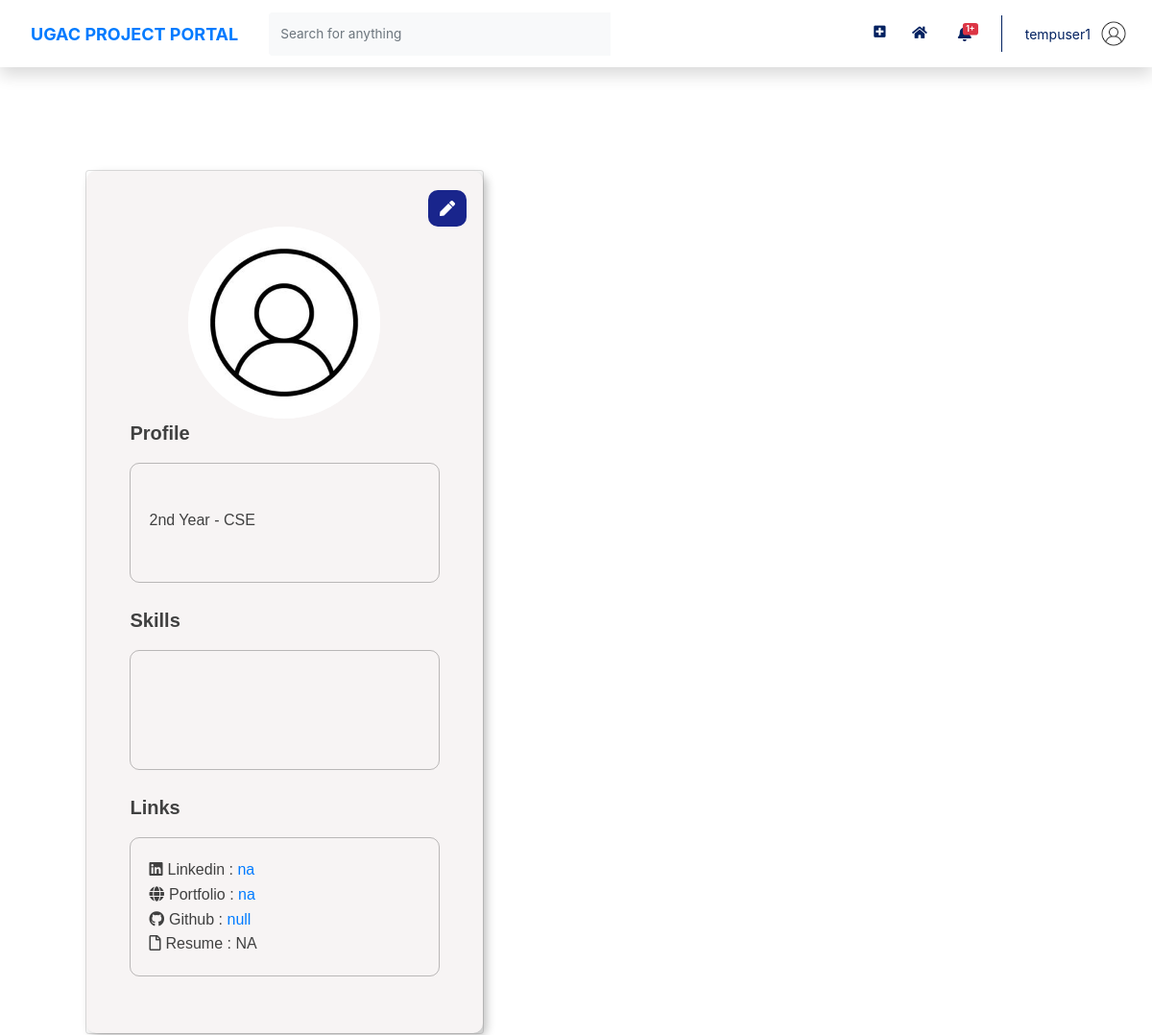
The page /profile/2 (signed in, upper part) on the database as committed earlier.
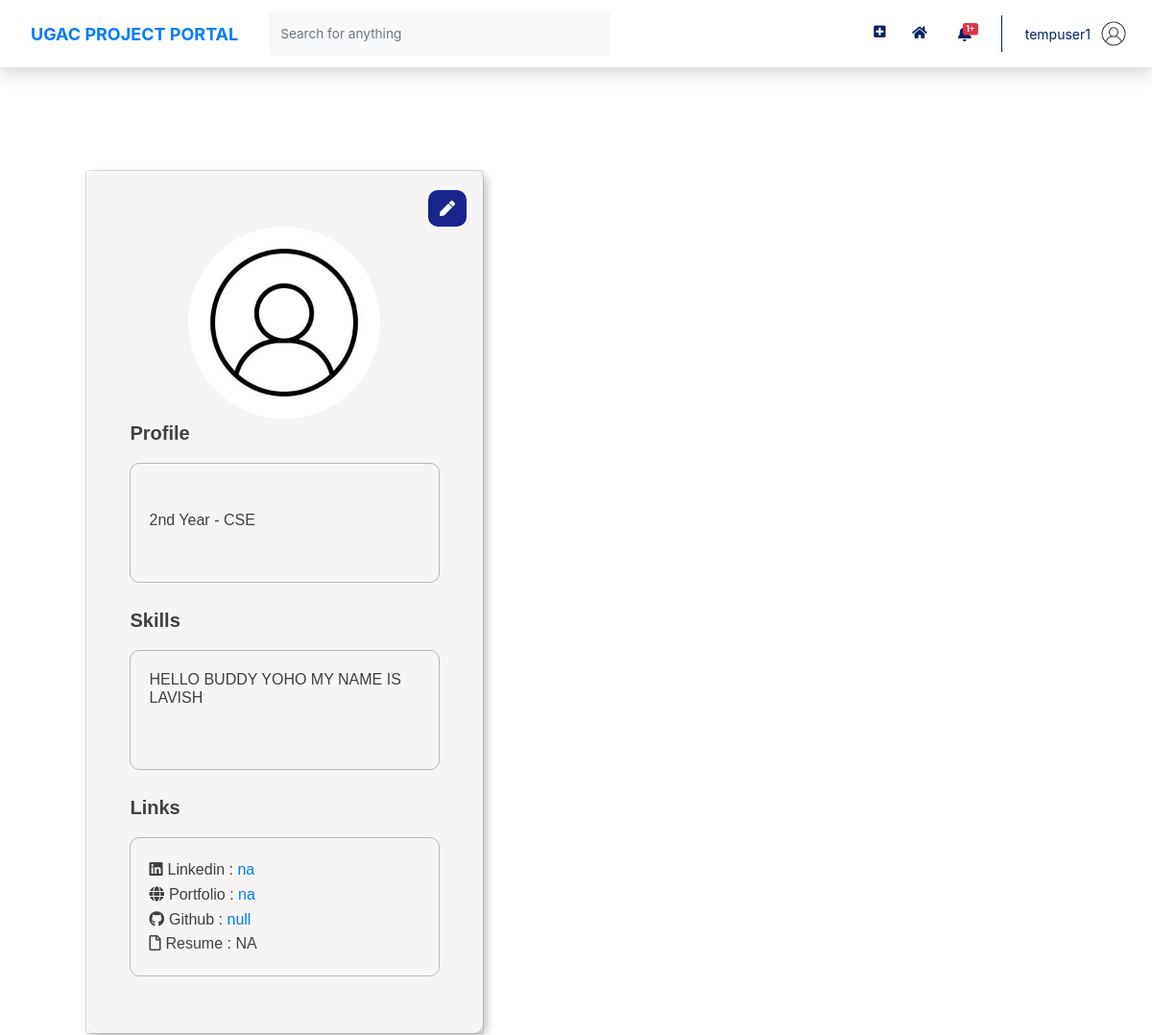
The same page on the database as committed later.
### users/models.py (models this page shows, shortened)
class Profile(models.Model):
    user = models.OneToOneField(User, on_delete=models.CASCADE)
    image = models.ImageField(default = 'default.jpg', upload_to='profile_pics', blank=True)
    rollno = models.CharField(max_length=10)
    year = models.CharField(max_length=30, choices = YEAR_CHOICES)
    branch = models.CharField(max_length=30, choices = BRANCH_CHOICES)
    techskills = models.ManyToManyField(Tag, related_name='techskills')
    starred_projects = models.ManyToManyField(Project, related_name='starred_projects', blank = True)
    liked_projects = models.ManyToManyField(Project, related_name='liked_projects', blank = True)
    cv = models.FileField(blank = True, upload_to='resumes',validators=[FileExtensionValidator(allowed_extensions=['pdf'])])
    linked_in_link = models.CharField(blank=True, max_length=100)
    portfolio_link = models.CharField(blank=True, max_length=100)
    github_link = models.CharField(blank=True, max_length=100)

### home/models.py (models this page shows)
class Tag(models.Model):
    Title = models.CharField(max_length=20)
    def __str__(self):
        return f"{self.Title}"

### users/views.py (the view)
# urls.py: path('profile/', include('users.urls')),
@login_required
def profile(request, user_id):
    user = User.objects.get(id=user_id)
    projects = get_user_projects(user)
    projects_id = get_user_projects_id(user)
    context = {
        'title': 'Profile',
        'projects': projects,
        'projects_id': projects_id,
        'notifications': Notification.objects.filter(user=request.user).order_by('-time'),
        'profile_user': user
    }
    return render(request, 'users/profile.html', context)

### functions.py (called while the page is built)
def get_user_projects(user):
    all_project_list = Project.objects.all().order_by('-DatePosted')
    applied = all_project_list.filter(AlreadyApplied=user)
    floated = all_project_list.filter(FloatedBy=user)
    requested = []
    for apply_request in ApplyRequest.objects.all().filter(User=user).filter(Status = "Pending"):
        requested.append(apply_request.Project)
    starred = user.profile.starred_projects.all()
    return [floated, applied, requested, starred]

### users/templates/users/profile.html (shortened to what this page needs)
{% extends 'home/main.html' %} {% load static %}
{% block customStylesheets %}
<link rel="stylesheet" type="text/css" href="{% static 'users/profile.css' %}">
<link rel="stylesheet" href="https://cdn.jsdelivr.net/npm/bootstrap@4.6.1/dist/css/bootstrap.min.css">
{% endblock customStylesheets %}
{% block content %}
<div class="row profile-row" style="padding-bottom:100px; ">
  <div class="justify-content-center">
    <div class="col-sm-4">
      <div class="card" style="width: 415px; height: 900px; margin-top: 83px;">
        <div class="card-body"
          style="box-shadow: 4px 4px 10px rgba(0, 0, 0, 0.25); background: #F7F4F4; border-radius: 10px;">
          <div class="d-flex flex-column align-items-center text-center">
            <div
              style="background: #19258C; margin-left:340px; box-sizing: border-box; border-radius: 10px; color: white; padding: 0.45rem; width: 2.5rem;">
              <a style="color: white;" href="/profile/edit"><i class="fas fa-pen"></i> </a>
            </div>
            <img src="{{ profile_user.profile.image.url }}" alt=""
              style=" height:200px;height:200px; border-radius: 100%;">
          </div>
          <p
            style="color: #404040; margin-left: 26px; font-family: 'Public Sans', sans-serif; font-style: normal; font-weight: bold; font-size: 20px;">
            Profile</p>
          <div
            style="border: 1px solid rgba(0, 0, 0, 0.25); box-sizing: border-box; border-radius: 10px; margin-left: 25px; margin-right: 25px; height: 125px; ">
            <p
              style="font-family: 'Public Sans', sans-serif;font-style: normal;font-weight: normal;font-size: 16px;line-height: 19px;color: #404040; margin-left: 20px; margin-right: 20px; margin-top: 20px; line-height: 1.6;">
              <br>{{ profile_user.profile.year }} Year - {{ profile_user.profile.branch }}<br>
            </p>
          </div>
          <br>
          <p
            style="color: #404040; margin-left: 26px; font-family: 'Public Sans', sans-serif; font-style: normal; font-weight: bold; font-size: 20px;">
            Skills</p>
          <div
            style="border: 1px solid rgba(0, 0, 0, 0.25); box-sizing: border-box; border-radius: 10px; margin-left: 25px; margin-right: 25px; height: 125px; ">
            <p
              style="font-family: 'Public Sans', sans-serif;font-style: normal;font-weight: normal;font-size: 16px;line-height: 19px;color: #404040; margin-left: 20px; margin-right: 20px; margin-top: 20px;">
              {% for skill in profile_user.profile.techskills.all %}
                {{ skill }}
              {% endfor %}
            </p>
          </div>
          <br>
          <p
            style="color: #404040; margin-left: 26px; font-family: 'Public Sans', sans-serif; font-style: normal; font-weight: bold; font-size: 20px;">
            Links</p>
          <div
            style="border: 1px solid rgba(0, 0, 0, 0.25); box-sizing: border-box; border-radius: 10px; margin-left: 25px; margin-right: 25px; height: 145px; ">
            <p
              style="font-family: 'Public Sans', sans-serif;font-style: normal;font-weight: normal;font-size: 16px;line-height: 19px;color: #404040; margin-left: 20px; margin-right: 20px; margin-top: 20px; line-height: 1.6;">
              <i class="fab fa-linkedin" style="margin-right: 5px;"></i>Linkedin :
              {% if profile_user.profile.linked_in_link|length > 0%}
              <a href={{profile_user.profile.linked_in_link}}
                target="_blank">{{profile_user.profile.linked_in_link}}</a>
              {% else %}
              NA
              {% endif %}
              <br>
              <i class="fas fa-globe" style="margin-right: 5px;"></i>Portfolio :
              {% if profile_user.profile.portfolio_link|length > 0%}
              <a href={{profile_user.profile.portfolio_link}}
                target="_blank">{{profile_user.profile.portfolio_link}}</a>
              {% else %}
              NA
              {% endif %}
              <br>
              <i class="fab fa-github" style="margin-right: 5px;"></i>Github :
              {% if profile_user.profile.github_link|length > 0%}
              <a href={{profile_user.profile.github_link}} target="_blank">{{profile_user.profile.github_link}}</a>
              {% else %}
              NA
              {% endif %}
              <br>
              <i class="far fa-file" style="margin-right: 5px;"></i>Resume :
              {% if profile_user.profile.cv|length > 0%}
              <a href="{{profile_user.profile.cv.url}}" target="_blank">
                Click Here
              </a>
              {% else %}
              NA
              {% endif %}
              <br>
            </p>
          </div>
        </div>
      </div>
    </div>
  </div>
  {% endblock content %}

### home/templates/home/main.html (shortened to what this page needs)
{% extends 'home/base.html' %}
{% load static %}
{% load crispy_forms_tags %}

### home/templates/home/base.html (shortened to what this page needs)
{% load static %}
<!DOCTYPE html>
<html lang="en">
    <head>
        {% block stylesheets %}
        <link rel="stylesheet" type="text/css" href="{% static 'home/style.css' %}">
        <link rel="stylesheet" type="text/css" href="{% static 'home/cards.css' %}">
        {% endblock stylesheets %}
        {% block customStylesheets %}{% endblock customStylesheets %}
        <link rel="stylesheet" href="https://pro.fontawesome.com/releases/v5.10.0/css/all.css" />
    </head>
    {% block mainBlock %}
    <body id="page-top">
        <div id="wrapper">
            <div id="content-wrapper" class="d-flex flex-column">
                <div id="content" style="background: white;">
                    <nav class="navbar navbar-expand navbar-light bg-white topbar mb-4 static-top shadow">
                        <div class="sidebar-brand-text mx-3" style="color: #022160; font-size: large; font-weight: bold"> <a href="/">UGAC PROJECT PORTAL</a></div>
                        <form method="POST" action="{{request.get_full_path}}" class="d-none d-sm-inline-block form-inline mr-auto ml-md-3 my-2 my-md-0 mw-100 navbar-search">
                            <div class="input-group">
                                <input type="text" class="form-control bg-light border-0 small" placeholder="Search for anything" aria-label="Search" aria-describedby="basic-addon2" name="search">
                                <div class="input-group-append">
                                </div>
                            </div>
                        </form>
                        <ul class="navbar-nav ml-auto">
                            <div class="notif-tooltip">
                                <a class="nav-link" href="/project/new">
                                    <i class="fas fa-plus-square fa-sm fa-fw mr-2 text-gray-400" style="margin-top: 18px;"></i>
                                </a>
                            </div>
                            <div class="notif-tooltip">
                                <a class="nav-link" href="{% url 'home' %}" role="button" style="margin-top: 13px;">
                                    <i class="fas fa-home fa-fw fa-sm mr-2 text-gray-400"></i>
                                </a>
                            </div>
                            <li class="nav-item dropdown no-arrow mx-1">
                                <a class="nav-link dropdown-toggle notif-tooltip" id="alertsDropdown" role="button" data-toggle="dropdown" aria-haspopup="true" aria-expanded="false">
                                    {% if notifications.count != 0 %}
                                    <span class="badge badge-danger badge-counter">
                                        {{notifications.count}}+
                                    </span> {% endif %}
                                </a>
                            </li>
                            <li class="nav-item dropdown no-arrow">
                                <a class="nav-link dropdown-toggle" id="userDropdown" role="button" data-toggle="dropdown" aria-haspopup="true" aria-expanded="false">
                                    <span class="mr-2 d-none d-lg-inline text-gray-600 small">{{user.username}}</span>
                                    <img class="img-profile rounded-circle" src="{{user.profile.image.url}}">
                                </a>
                            </li>
                        </ul>
                    </nav>
                    <div class="container-fluid">
                        {% block content %}{% endblock content %}
    </body>
    {% endblock mainBlock %}
</html>

### home/static/home/cards.css (style rules this page uses)
.card { position: relative; display: flex; flex-direction: column; width: 280px; height: 110px; word-wrap: break-word; background-color: #EBEBEB; background-clip: border-box; border-radius: 0.35rem; }

### users/static/users/profile.css (style rules this page uses)
form { margin-top: 15px; }

### users/templates/users/profile.html (style rules this page uses)
.profile-row { margin-left: 5%; }

Rows that differ between the two databases and show on the page:
added Tag: Title "HELLO"
added Tag: Title "BUDDY"
added Tag: Title "YOHO"
added Tag: Title "MY"
added Tag: Title "NAME"
added Tag: Title "IS"
added Tag: Title "LAVISH"
